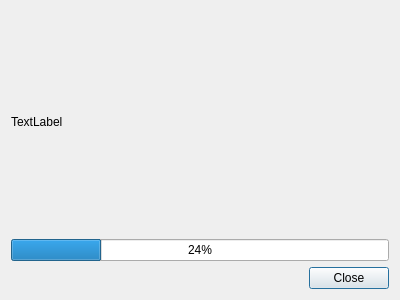
<?xml version="1.0" encoding="UTF-8"?>
<ui version="4.0">
 <class>progress_bar_ui</class>
 <widget class="QDialog" name="progress_bar_ui">
  <property name="geometry">
   <rect>
    <x>0</x>
    <y>0</y>
    <width>400</width>
    <height>300</height>
   </rect>
  </property>
  <property name="windowTitle">
   <string>Dialog</string>
  </property>
  <layout class="QVBoxLayout" name="verticalLayout">
   <item>
    <widget class="QLabel" name="label_main">
     <property name="text">
      <string>TextLabel</string>
     </property>
    </widget>
   </item>
   <item>
    <widget class="QProgressBar" name="progressBar">
     <property name="value">
      <number>24</number>
     </property>
    </widget>
   </item>
   <item>
    <layout class="QHBoxLayout" name="horizontalLayout">
     <item>
      <spacer name="horizontalSpacer">
       <property name="orientation">
        <enum>Qt::Horizontal</enum>
       </property>
       <property name="sizeHint" stdset="0">
        <size>
         <width>40</width>
         <height>20</height>
        </size>
       </property>
      </spacer>
     </item>
     <item>
      <widget class="QPushButton" name="close_button">
       <property name="text">
        <string>Close</string>
       </property>
      </widget>
     </item>
    </layout>
   </item>
  </layout>
 </widget>
 <resources/>
 <connections/>
</ui>
